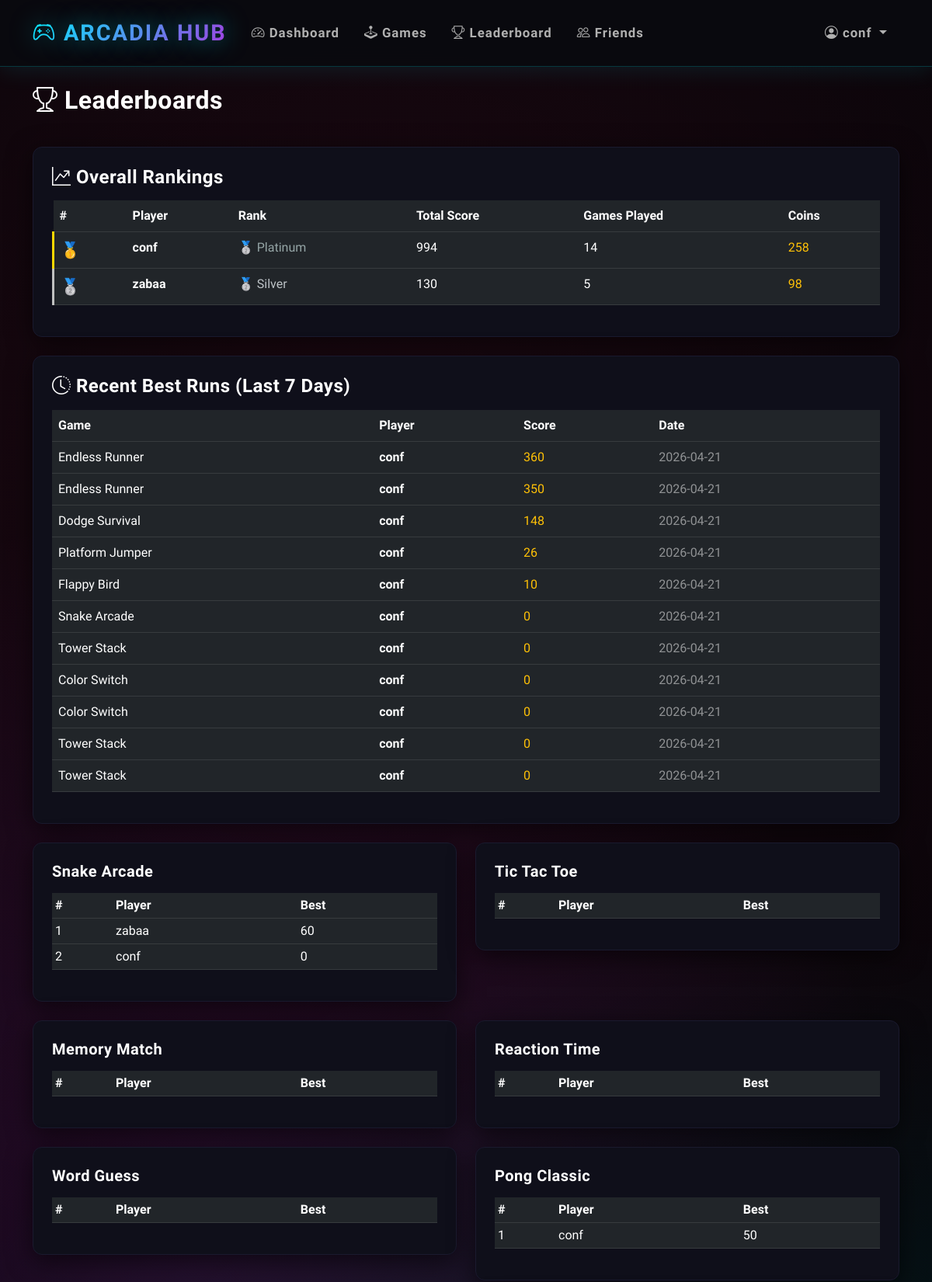
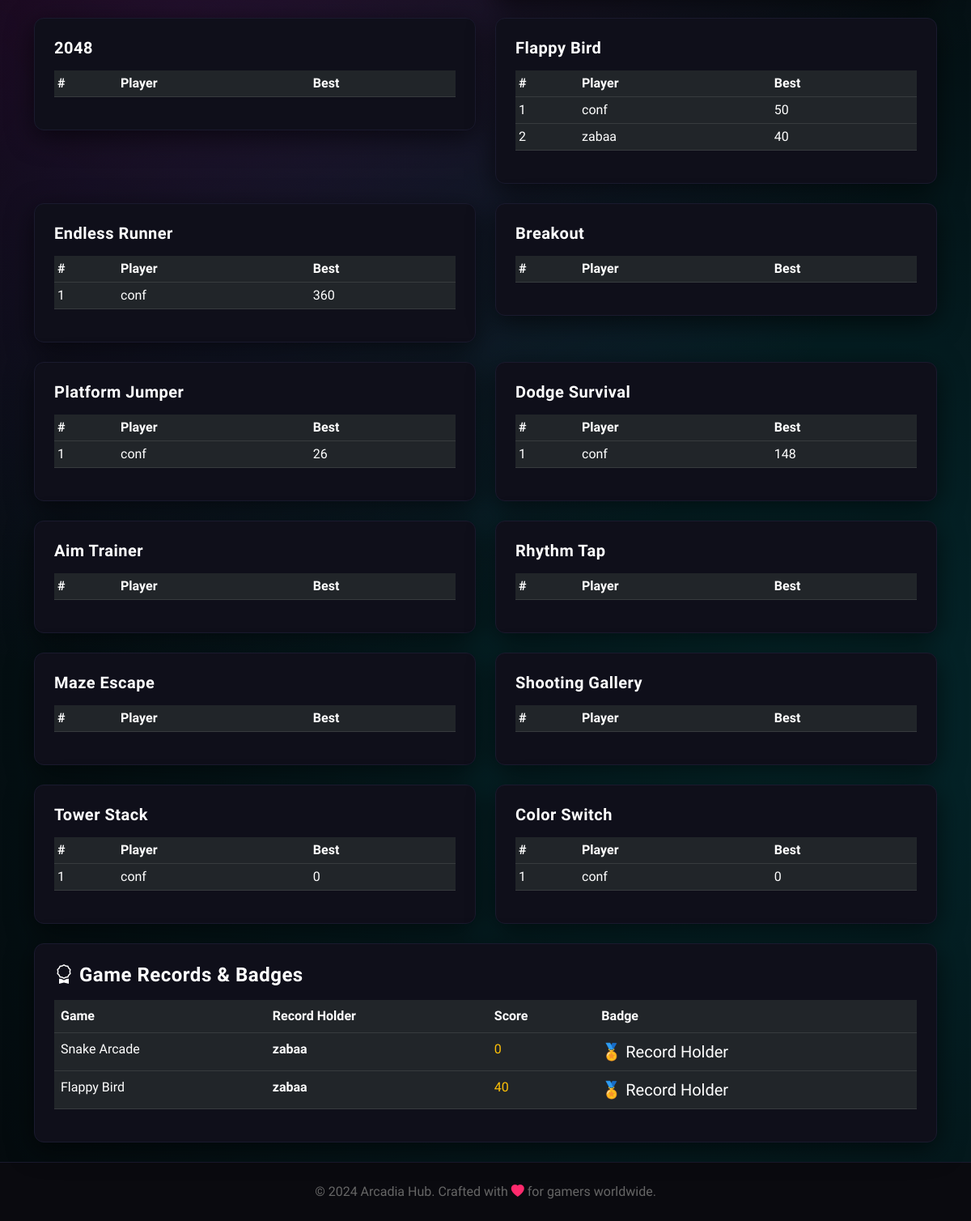
Page /leaderboard (signed in) on the committed database (2 pictures, top to bottom).
### tables this page shows
CREATE TABLE users (user_id INTEGER PRIMARY KEY AUTOINCREMENT, username TEXT UNIQUE NOT NULL, password_hash TEXT NOT NULL, email TEXT UNIQUE NOT NULL, created_at TIMESTAMP DEFAULT CURRENT_TIMESTAMP, last_login DATE, streak INTEGER DEFAULT 0, coins INTEGER DEFAULT 100, total_games_played INTEGER DEFAULT 0, total_score INTEGER DEFAULT 0, avatar_config TEXT, settings_config TEXT DEFAULT '{"theme": "dark", "sound": true, "notifications": true}', xp INTEGER DEFAULT 0, player_level INTEGER DEFAULT 1);

CREATE TABLE scores (score_id INTEGER PRIMARY KEY AUTOINCREMENT, user_id INTEGER NOT NULL, game_key TEXT NOT NULL, score INTEGER NOT NULL, play_time INTEGER DEFAULT 0, achieved_at TIMESTAMP DEFAULT CURRENT_TIMESTAMP, FOREIGN KEY(user_id) REFERENCES users(user_id) ON DELETE CASCADE, FOREIGN KEY(game_key) REFERENCES games(game_key) ON DELETE CASCADE);

CREATE TABLE games (game_id INTEGER PRIMARY KEY AUTOINCREMENT, game_key TEXT UNIQUE NOT NULL, name TEXT NOT NULL, category TEXT, difficulty TEXT, play_count INTEGER DEFAULT 0, icon TEXT, color TEXT);

CREATE TABLE game_records (record_id INTEGER PRIMARY KEY AUTOINCREMENT, game_key TEXT NOT NULL, user_id INTEGER NOT NULL, record_score INTEGER NOT NULL, badge_name TEXT, badge_icon TEXT, set_at TIMESTAMP DEFAULT CURRENT_TIMESTAMP, UNIQUE(game_key), FOREIGN KEY(user_id) REFERENCES users(user_id) ON DELETE CASCADE, FOREIGN KEY(game_key) REFERENCES games(game_key) ON DELETE CASCADE);

### app.py (the view)
@app.route('/leaderboard')
@login_required
def leaderboard():
    overall = db.fetch_all("SELECT u.username, SUM(s.score) as total_score, COUNT(s.score_id) as games_played, u.coins FROM scores s JOIN users u ON s.user_id = u.user_id GROUP BY s.user_id ORDER BY total_score DESC LIMIT 50")
    games_list = db.fetch_all("SELECT game_key, name FROM games")
    game_leaderboards = {}
    for game in games_list:
        game_leaderboards[game['game_key']] = db.fetch_all("SELECT u.username, MAX(s.score) as high_score, COUNT(s.score_id) as times_played FROM scores s JOIN users u ON s.user_id = u.user_id WHERE s.game_key = ? GROUP BY s.user_id ORDER BY high_score DESC LIMIT 20", (game['game_key'],))
    records = db.fetch_all("SELECT gr.*, g.name as game_name, u.username FROM game_records gr JOIN games g ON gr.game_key = g.game_key JOIN users u ON gr.user_id = u.user_id ORDER BY gr.set_at DESC")
    recent_best = db.fetch_all("""
        SELECT s.*, u.username, g.name as game_name
        FROM scores s
        JOIN users u ON s.user_id = u.user_id
        JOIN games g ON s.game_key = g.game_key
        WHERE s.achieved_at >= datetime('now', '-7 days')
        ORDER BY s.score DESC
        LIMIT 20
    """)
    def get_rank_tier(score):
        if score >= 5000:
            return {'name': 'Legend', 'icon': '👑', 'color': '#ffd700'}
        elif score >= 2000:
            return {'name': 'Master', 'icon': '💎', 'color': '#9b59b6'}
        elif score >= 1000:
            return {'name': 'Diamond', 'icon': '🔷', 'color': '#3498db'}
        elif score >= 500:
            return {'name': 'Platinum', 'icon': '🥈', 'color': '#95a5a6'}
        elif score >= 200:
            return {'name': 'Gold', 'icon': '🥇', 'color': '#f39c12'}
        elif score >= 100:
            return {'name': 'Silver', 'icon': '🥈', 'color': '#bdc3c7'}
        else:
            return {'name': 'Bronze', 'icon': '🥉', 'color': '#cd7f32'}
    return render_template('leaderboard.html',
                          overall=overall,
                          game_leaderboards=game_leaderboards,
                          games=games_list,
                          records=records,
                          recent_best=recent_best,
                          get_rank_tier=get_rank_tier)

### app.py (called while the page is built)
def login_required(f):
    @wraps(f)
    def decorated_function(*args, **kwargs):
        if 'user_id' not in session:
            flash('Please log in to access this page', 'warning')
            return redirect(url_for('login'))
        session.permanent = True
        return f(*args, **kwargs)
    return decorated_function

@app.before_request
def load_user():
    if 'user_id' in session:
        user = db.fetch_one("SELECT * FROM users WHERE user_id = ?", (session['user_id'],))
        if user:
            session.permanent = True

    def fetch_one(self, query, params=()):
        try:
            self.cursor.execute(query, params)
            return self.cursor.fetchone()
        except Exception as e:
            logger.error(f"Database fetch_one error: {e}\nQuery: {query}")
            raise

    def fetch_all(self, query, params=()):
        try:
            self.cursor.execute(query, params)
            return self.cursor.fetchall()
        except Exception as e:
            logger.error(f"Database fetch_all error: {e}\nQuery: {query}")
            raise

### templates/leaderboard.html (shortened to what this page needs)
{% extends "base.html" %}
{% block content %}
<div class="row mb-4">
    <div class="col-md-12">
        <h2 class="text-white mb-3"><i class="bi bi-trophy"></i> Leaderboards</h2>
    </div>
</div>
<div class="card p-4 mb-4">
    <h4 class="text-white mb-3"><i class="bi bi-graph-up-arrow"></i> Overall Rankings</h4>
    <div class="table-responsive">
        <table class="table table-dark table-hover">
            <thead>
                <tr>
                    <th class="text-white">#</th>
                    <th class="text-white">Player</th>
                    <th class="text-white">Rank</th>
                    <th class="text-white">Total Score</th>
                    <th class="text-white">Games Played</th>
                    <th class="text-white">Coins</th>
                </tr>
            </thead>
            <tbody>
                {% for player in overall %}
                {% set tier = get_rank_tier(player.total_score) %}
                <tr class="{% if loop.index <= 3 %}leaderboard-item{% endif %}">
                    <td class="text-white fs-5">
                        {% if loop.index == 1 %}🥇{% elif loop.index == 2 %}🥈{% elif loop.index == 3 %}🥉{% else %}#{{ loop.index }}{% endif %}
                    </td>
                    <td class="text-white fw-bold">{{ player.username }}</td>
                    <td>
                        <span style="color: {{ tier.color }};">
                            {{ tier.icon }} {{ tier.name }}
                        </span>
                    </td>
                    <td class="text-white">{{ player.total_score }}</td>
                    <td class="text-white">{{ player.games_played }}</td>
                    <td class="text-warning">{{ player.coins }}</td>
                </tr>
                {% endfor %}
            </tbody>
        </table>
    </div>
</div>
{% if recent_best %}
<div class="card p-4 mb-4">
    <h4 class="text-white mb-3"><i class="bi bi-clock-history"></i> Recent Best Runs (Last 7 Days)</h4>
    <div class="table-responsive">
        <table class="table table-dark table-hover">
            <thead>
                <tr>
                    <th class="text-white">Game</th>
                    <th class="text-white">Player</th>
                    <th class="text-white">Score</th>
                    <th class="text-white">Date</th>
                </tr>
            </thead>
            <tbody>
                {% for run in recent_best %}
                <tr>
                    <td class="text-white">{{ run.game_name }}</td>
                    <td class="text-white fw-bold">{{ run.username }}</td>
                    <td class="text-warning">{{ run.score }}</td>
                    <td class="text-white-50">{{ run.achieved_at[:10] }}</td>
                </tr>
                {% endfor %}
            </tbody>
        </table>
    </div>
</div>
{% endif %}
<div class="row g-4">
    {% for game in games %}
    <div class="col-md-6">
        <div class="card p-4">
            <h5 class="text-white mb-3">
                {{ game.icon }} {{ game.name }}
            </h5>
            <div class="table-responsive">
                <table class="table table-dark table-sm">
                    <thead>
                        <tr>
                            <th class="text-white">#</th>
                            <th class="text-white">Player</th>
                            <th class="text-white">Best</th>
                        </tr>
                    </thead>
                    <tbody>
                        {% for entry in game_leaderboards[game.game_key][:5] %}
                        <tr>
                            <td class="text-white">{{ loop.index }}</td>
                            <td class="text-white">{{ entry.username }}</td>
                            <td class="text-white">{{ entry.high_score }}</td>
                        </tr>
                        {% endfor %}
                    </tbody>
                </table>
            </div>
        </div>
    </div>
    {% endfor %}
</div>
<div class="card p-4 mt-4">
    <h4 class="text-white mb-3"><i class="bi bi-award"></i> Game Records & Badges</h4>
    {% if records %}
    <div class="table-responsive">
        <table class="table table-dark table-hover">
            <thead>
                <tr>
                    <th class="text-white">Game</th>
                    <th class="text-white">Record Holder</th>
                    <th class="text-white">Score</th>
                    <th class="text-white">Badge</th>
                </tr>
            </thead>
            <tbody>
                {% for record in records %}
                <tr>
                    <td class="text-white">{{ record.game_name }}</td>
                    <td class="text-white fw-bold">{{ record.username }}</td>
                    <td class="text-warning">{{ record.record_score }}</td>
                    <td class="text-white fs-5">{{ record.badge_icon }} {{ record.badge_name }}</td>
                </tr>
                {% endfor %}
            </tbody>
        </table>
    </div>
    {% else %}
    <p class="text-muted">No records set yet. Be the first to break a record!</p>
    {% endif %}
</div>
{% endblock %}

### templates/base.html (shortened to what this page needs)
<!DOCTYPE html>
<html lang="en" data-bs-theme="dark">
<head>
    <link href="https://cdn.jsdelivr.net/npm/bootstrap@5.3.0/dist/css/bootstrap.min.css" rel="stylesheet">
    <link rel="stylesheet" href="https://cdn.jsdelivr.net/npm/bootstrap-icons@1.10.0/font/bootstrap-icons.css">
</head>
<body>
    <nav class="navbar navbar-expand-lg navbar-dark sticky-top">
        <div class="container">
            <a class="navbar-brand" href="{{ url_for('dashboard') }}">
                <i class="bi bi-controller"></i> ARCADIA HUB
            </a>
            {% if session.user_id %}
            <div class="collapse navbar-collapse" id="navbarNav">
                <ul class="navbar-nav me-auto">
                    <li class="nav-item">
                        <a class="nav-link" href="{{ url_for('dashboard') }}">
                            <i class="bi bi-speedometer2"></i> Dashboard
                        </a>
                    </li>
                    <li class="nav-item">
                        <a class="nav-link" href="{{ url_for('games') }}">
                            <i class="bi bi-joystick"></i> Games
                        </a>
                    </li>
                    <li class="nav-item">
                        <a class="nav-link" href="{{ url_for('leaderboard') }}">
                            <i class="bi bi-trophy"></i> Leaderboard
                        </a>
                    </li>
                    <li class="nav-item">
                        <a class="nav-link" href="{{ url_for('friends') }}">
                            <i class="bi bi-people"></i> Friends
                        </a>
                    </li>
                </ul>
                <ul class="navbar-nav">
                    <li class="nav-item dropdown">
                        <a class="nav-link dropdown-toggle" href="#" role="button" data-bs-toggle="dropdown">
                            <i class="bi bi-person-circle"></i> {{ session.username }}
                        </a>
                    </li>
                </ul>
            </div>
            {% endif %}
        </div>
    </nav>
    <main class="py-4">
        <div class="container">
            {% block content %}{% endblock %}
        </div>
    </main>
    <footer class="py-4 mt-auto">
        <div class="container text-center">
            <p class="mb-0" style="color: #666;">
                &copy; 2024 Arcadia Hub. Crafted with <i class="bi bi-heart-fill" style="color: var(--neon-pink);"></i> for gamers worldwide.
            </p>
        </div>
    </footer>
</body>
</html>

### templates/base.html (style rules this page uses)
* { margin: 0; padding: 0; box-sizing: border-box; }
:root { --neon-blue: #00f3ff; --neon-purple: #b829dd; --neon-pink: #ff2a6d; --neon-green: #05ffa1; --dark-bg: #0a0a0f; --darker-bg: #050508; --card-bg: #0f0f1a; --card-border: #1a1a2e; }
body { min-height: 100vh; background: var(--darker-bg); font-family: 'Rajdhani', sans-serif; color: #e0e0e0; overflow-x: hidden; }
body::before { content: ''; position: fixed; top: 0; left: 0; width: 100%; height: 100%; background: radial-gradient(circle at 20% 50%, rgba(184, 41, 221, 0.15) 0%, transparent 50%), radial-gradient(circle at 80% 80%, rgba(0, 243, 255, 0.15) 0%, transparent 50%), radial-gradient(circle at 40% 20%, rgba(255, 42, 109, 0.1) 0%, transparent 50%); pointer-events: none; z-index: -1; }
.navbar { background: rgba(10, 10, 15, 0.95) !important; backdrop-filter: blur(20px); border-bottom: 1px solid rgba(0, 243, 255, 0.2); box-shadow: 0 4px 30px rgba(0, 243, 255, 0.1); padding: 1rem 0; }
.navbar-brand { font-family: 'Orbitron', sans-serif; font-weight: 900; font-size: 1.8rem; background: linear-gradient(135deg, var(--neon-blue), var(--neon-purple)); -webkit-background-clip: text; -webkit-text-fill-color: transparent; background-clip: text; text-shadow: 0 0 30px rgba(0, 243, 255, 0.5); letter-spacing: 2px; }
.nav-link { font-weight: 600; font-size: 1.05rem; letter-spacing: 1px; color: #b0b0b0 !important; transition: all 0.3s ease; position: relative; padding: 0.5rem 1rem !important; }
.nav-link::before { content: ''; position: absolute; bottom: 0; left: 50%; transform: translateX(-50%); width: 0; height: 2px; background: linear-gradient(90deg, var(--neon-blue), var(--neon-purple)); transition: width 0.3s ease; }
.card { background: var(--card-bg) !important; border: 1px solid var(--card-border) !important; border-radius: 12px; box-shadow: 0 8px 32px rgba(0, 0, 0, 0.6); transition: all 0.3s ease; position: relative; overflow: hidden; }
.card::before { content: ''; position: absolute; top: 0; left: 0; right: 0; height: 2px; background: linear-gradient(90deg, transparent, var(--neon-blue), var(--neon-purple), transparent); opacity: 0; transition: opacity 0.3s ease; }
.leaderboard-item:nth-child(1) { background: linear-gradient(135deg, rgba(255, 215, 0, 0.15), rgba(255, 193, 7, 0.05)); border-left: 3px solid #ffd700; }
.leaderboard-item:nth-child(2) { background: linear-gradient(135deg, rgba(192, 192, 192, 0.15), rgba(169, 169, 169, 0.05)); border-left: 3px solid #c0c0c0; }
footer { background: var(--dark-bg); border-top: 1px solid var(--card-border); }
h1, h2, h3, h4, h5, h6 { font-family: 'Rajdhani', sans-serif; font-weight: 700; letter-spacing: 0.5px; }

### rows in the picture
users: username "conf", icon "🥈", name "Platinum", total_score "994", games_played "14", coins "258", high_score "0", high_score "50", high_score "360", high_score "26", high_score "148"
users: username "zabaa", icon "🥈", name "Silver", total_score "130", games_played "5", coins "98", high_score "60", high_score "40"
scores: game_name "Endless Runner", username "conf", score "360", achieved_at "2026-04-21"
scores: game_name "Endless Runner", username "conf", score "350", achieved_at "2026-04-21"
scores: game_name "Dodge Survival", username "conf", score "148", achieved_at "2026-04-21"
scores: game_name "Platform Jumper", username "conf", score "26", achieved_at "2026-04-21"
scores: game_name "Flappy Bird", username "conf", score "10", achieved_at "2026-04-21"
scores: game_name "Snake Arcade", username "conf", score "0", achieved_at "2026-04-21"
scores: game_name "Tower Stack", username "conf", score "0", achieved_at "2026-04-21"
scores: game_name "Color Switch", username "conf", score "0", achieved_at "2026-04-21"
scores: game_name "Color Switch", username "conf", score "0", achieved_at "2026-04-21"
scores: game_name "Tower Stack", username "conf", score "0", achieved_at "2026-04-21"
scores: game_name "Tower Stack", username "conf", score "0", achieved_at "2026-04-21"
games: name "Snake Arcade"
games: name "Tic Tac Toe"
games: name "Memory Match"
games: name "Reaction Time"
games: name "Word Guess"
games: name "Pong Classic"
games: name "2048"
games: name "Flappy Bird"
games: name "Endless Runner"
games: name "Breakout"
games: name "Platform Jumper"
games: name "Dodge Survival"
games: name "Aim Trainer"
games: name "Rhythm Tap"
games: name "Maze Escape"
games: name "Shooting Gallery"
games: name "Tower Stack"
games: name "Color Switch"
game_records: game_name "Snake Arcade", username "zabaa", record_score "0", badge_icon "🏅", badge_name "Record Holder"
game_records: game_name "Flappy Bird", username "zabaa", record_score "40", badge_icon "🏅", badge_name "Record Holder"
